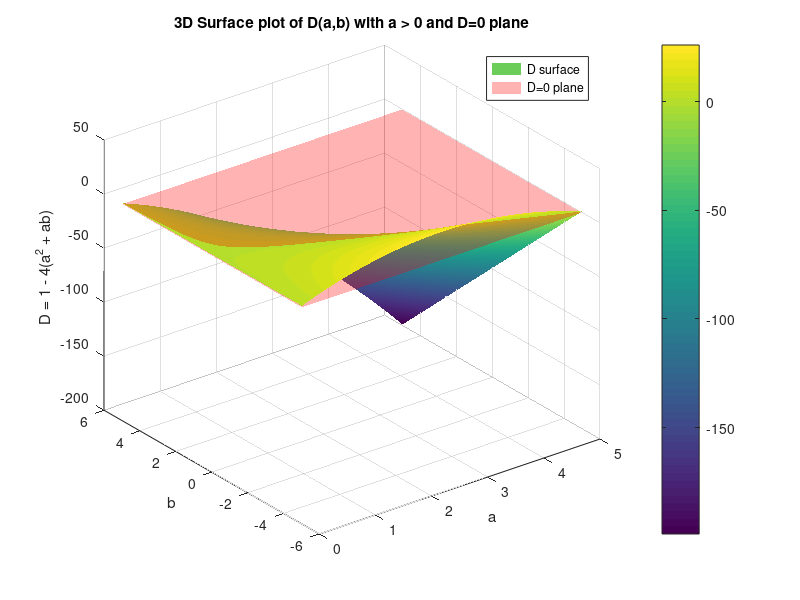

This figure's MATLAB source:
% Define the range for a (positive only) and b
a = linspace(0.01, 5, 200);   % strictly positive a
b = linspace(-5, 5, 200);

% Create a grid of (a, b) values
[A, B] = meshgrid(a, b);

% Define D
D = 1 - 4 * (A.^2 + A .* B);

% Plot 3D surface
figure;
surf(A, B, D);
xlabel('a');
ylabel('b');
zlabel('D = 1 - 4(a^2 + ab)');
title('3D Surface plot of D(a,b) with a > 0 and D=0 plane');
shading interp;
colorbar;
hold on;

% Add the D = 0 plane
Z0 = zeros(size(A));  % plane at D = 0
surf(A, B, Z0, 'FaceAlpha', 0.3, 'EdgeColor', 'none', 'FaceColor', 'red');

legend('D surface','D=0 plane');
